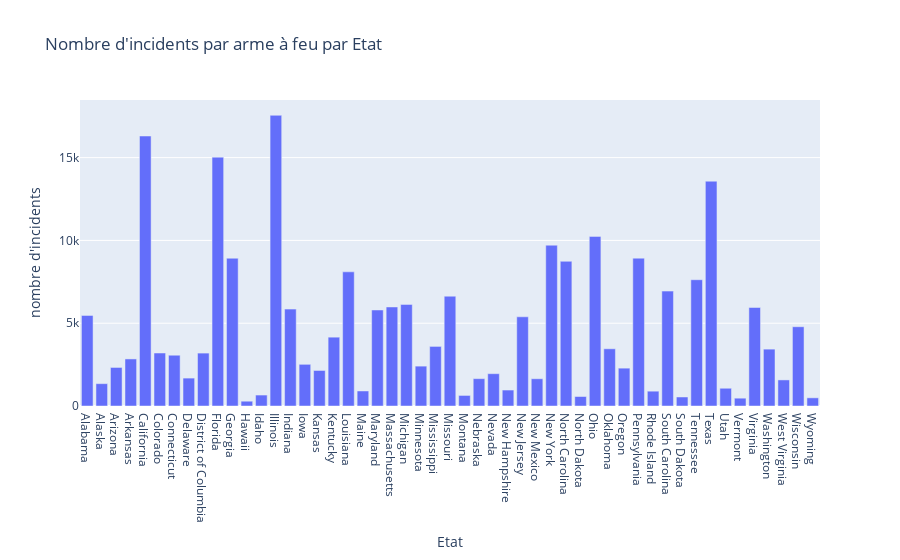

This figure's notebook cell:
### Markdown cell above
#### Statistiques concernant la localisation des incidents

### Code cell
fig5 = px.bar(updated_base, x=sorted(pd.unique(updated_base['state'])), 
    y=updated_base.groupby('state').count()['incident_id'], title="Nombre d'incidents par arme à feu par Etat",
    labels={"x":"Etat", "y":"nombre d'incidents"})

fig5.show()

### Figure 1 — Plotly figure (JSON) as saved in the notebook; plotly's stock layout.template omitted (floating-point values rounded to 4 significant figures)
{"data": [{"alignmentgroup": "True", "hovertemplate": "Etat=%{x}<br>nombre d'incidents=%{y}<extra></extra>", "legendgroup": "", "marker": {"color": "#636efa", "pattern": {"shape": ""}}, "name": "", "offsetgroup": "", "orientation": "v", "showlegend": false, "textposition": "auto", "type": "bar", "x": ["Alabama", "Alaska", "Arizona", "Arkansas", "California", "Colorado", "Connecticut", "Delaware", "District of Columbia", "Florida", "Georgia", "Hawaii", "Idaho", "Illinois", "Indiana", "Iowa", "Kansas", "Kentucky", "Louisiana", "Maine", "Maryland", "Massachusetts", "Michigan", "Minnesota", "Mississippi", "Missouri", "Montana", "Nebraska", "Nevada", "New Hampshire", "New Jersey", "New Mexico", "New York", "North Carolina", "North Dakota", "Ohio", "Oklahoma", "Oregon", "Pennsylvania", "Rhode Island", "South Carolina", "South Dakota", "Tennessee", "Texas", "Utah", "Vermont", "Virginia", "Washington", "West Virginia", "Wisconsin", "Wyoming"], "xaxis": "x", "y": [5471, 1349, 2328, 2842, 16306, 3201, 3067, 1685, 3195, 15029, 8925, 289, 661, 17556, 5852, 2517, 2145, 4157, 8103, 907, 5798, 5981, 6136, 2408, 3599, 6631, 638, 1651, 1952, 964, 5387, 1645, 9712, 8739, 573, 10244, 3455, 2286, 8929, 895, 6939, 544, 7626, 13577, 1072, 472, 5949, 3434, 1575, 4787, 494], "yaxis": "y"}], "layout": {"barmode": "relative", "legend": {"tracegroupgap": 0}, "title": {"text": "Nombre d'incidents par arme à feu par Etat"}, "xaxis": {"anchor": "y", "domain": [0, 1], "title": {"text": "Etat"}}, "yaxis": {"anchor": "x", "domain": [0, 1], "title": {"text": "nombre d'incidents"}}}}
